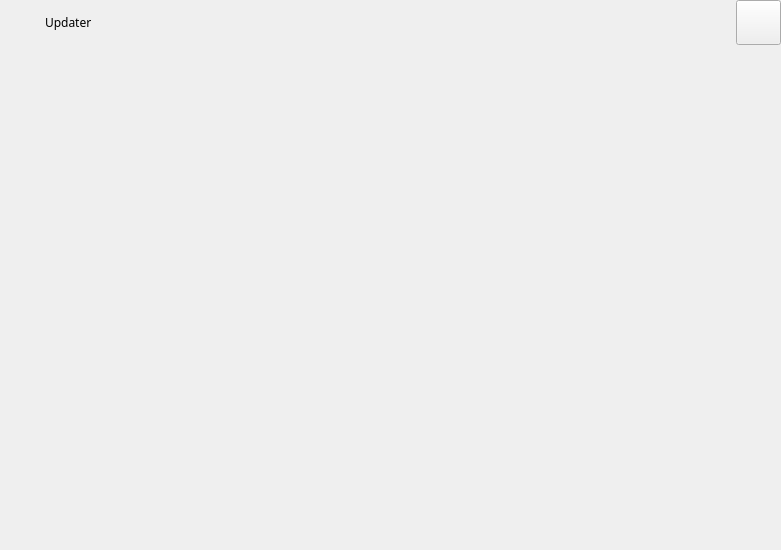
<?xml version="1.0" encoding="UTF-8"?>
<ui version="4.0">
 <class>ConfigWindow</class>
 <widget class="QMainWindow" name="ConfigWindow">
  <property name="geometry">
   <rect>
    <x>0</x>
    <y>0</y>
    <width>781</width>
    <height>550</height>
   </rect>
  </property>
  <property name="windowTitle">
   <string notr="true"/>
  </property>
  <widget class="QWidget" name="centralwidget">
   <layout class="QVBoxLayout" name="verticalLayout_2">
    <property name="spacing">
     <number>0</number>
    </property>
    <property name="leftMargin">
     <number>0</number>
    </property>
    <property name="topMargin">
     <number>0</number>
    </property>
    <property name="rightMargin">
     <number>0</number>
    </property>
    <property name="bottomMargin">
     <number>0</number>
    </property>
    <item>
     <layout class="QVBoxLayout" name="verticalLayout">
      <property name="spacing">
       <number>0</number>
      </property>
      <item>
       <widget class="QWidget" name="windowsTitleWidget" native="true">
        <property name="sizePolicy">
         <sizepolicy hsizetype="Preferred" vsizetype="Fixed">
          <horstretch>0</horstretch>
          <verstretch>0</verstretch>
         </sizepolicy>
        </property>
        <property name="minimumSize">
         <size>
          <width>0</width>
          <height>45</height>
         </size>
        </property>
        <property name="maximumSize">
         <size>
          <width>16777215</width>
          <height>45</height>
         </size>
        </property>
        <layout class="QHBoxLayout" name="horizontalLayout_4">
         <property name="leftMargin">
          <number>0</number>
         </property>
         <property name="topMargin">
          <number>0</number>
         </property>
         <property name="rightMargin">
          <number>0</number>
         </property>
         <property name="bottomMargin">
          <number>0</number>
         </property>
         <item>
          <layout class="QHBoxLayout" name="windowsTitleLayout">
           <property name="spacing">
            <number>0</number>
           </property>
           <item>
            <widget class="QLabel" name="titleIconLabel">
             <property name="sizePolicy">
              <sizepolicy hsizetype="Fixed" vsizetype="Fixed">
               <horstretch>0</horstretch>
               <verstretch>0</verstretch>
              </sizepolicy>
             </property>
             <property name="minimumSize">
              <size>
               <width>45</width>
               <height>45</height>
              </size>
             </property>
             <property name="maximumSize">
              <size>
               <width>16777215</width>
               <height>16777215</height>
              </size>
             </property>
             <property name="text">
              <string notr="true"/>
             </property>
             <property name="scaledContents">
              <bool>false</bool>
             </property>
            </widget>
           </item>
           <item>
            <widget class="QLabel" name="titleLabel">
             <property name="sizePolicy">
              <sizepolicy hsizetype="Preferred" vsizetype="Fixed">
               <horstretch>0</horstretch>
               <verstretch>0</verstretch>
              </sizepolicy>
             </property>
             <property name="minimumSize">
              <size>
               <width>0</width>
               <height>45</height>
              </size>
             </property>
             <property name="font">
              <font>
               <family>Helvetica,Helvetica,serif</family>
               <weight>50</weight>
               <bold>false</bold>
              </font>
             </property>
             <property name="text">
              <string notr="true">Updater</string>
             </property>
             <property name="alignment">
              <set>Qt::AlignLeading|Qt::AlignLeft|Qt::AlignVCenter</set>
             </property>
            </widget>
           </item>
           <item>
            <spacer name="horizontalSpacer">
             <property name="orientation">
              <enum>Qt::Horizontal</enum>
             </property>
             <property name="sizeHint" stdset="0">
              <size>
               <width>40</width>
               <height>20</height>
              </size>
             </property>
            </spacer>
           </item>
           <item>
            <widget class="QPushButton" name="closeButton">
             <property name="sizePolicy">
              <sizepolicy hsizetype="Fixed" vsizetype="Fixed">
               <horstretch>0</horstretch>
               <verstretch>0</verstretch>
              </sizepolicy>
             </property>
             <property name="minimumSize">
              <size>
               <width>45</width>
               <height>45</height>
              </size>
             </property>
             <property name="focusPolicy">
              <enum>Qt::NoFocus</enum>
             </property>
             <property name="text">
              <string notr="true"/>
             </property>
            </widget>
           </item>
          </layout>
         </item>
        </layout>
       </widget>
      </item>
      <item>
       <widget class="QWidget" name="mainWidget" native="true">
        <property name="sizePolicy">
         <sizepolicy hsizetype="Minimum" vsizetype="Expanding">
          <horstretch>0</horstretch>
          <verstretch>0</verstretch>
         </sizepolicy>
        </property>
        <property name="minimumSize">
         <size>
          <width>0</width>
          <height>10</height>
         </size>
        </property>
        <layout class="QVBoxLayout" name="verticalLayout_4">
         <property name="leftMargin">
          <number>0</number>
         </property>
         <property name="topMargin">
          <number>0</number>
         </property>
         <property name="rightMargin">
          <number>0</number>
         </property>
         <property name="bottomMargin">
          <number>0</number>
         </property>
         <item>
          <layout class="QVBoxLayout" name="wizardVerticalLayout">
           <property name="spacing">
            <number>0</number>
           </property>
           <property name="leftMargin">
            <number>5</number>
           </property>
           <property name="topMargin">
            <number>5</number>
           </property>
           <property name="rightMargin">
            <number>5</number>
           </property>
           <property name="bottomMargin">
            <number>5</number>
           </property>
           <item>
            <widget class="QWidget" name="wizardWidget" native="true">
             <layout class="QGridLayout" name="gridLayout_4">
              <property name="leftMargin">
               <number>0</number>
              </property>
              <property name="topMargin">
               <number>0</number>
              </property>
              <property name="rightMargin">
               <number>0</number>
              </property>
              <property name="bottomMargin">
               <number>0</number>
              </property>
              <property name="spacing">
               <number>0</number>
              </property>
             </layout>
            </widget>
           </item>
          </layout>
         </item>
        </layout>
       </widget>
      </item>
     </layout>
    </item>
   </layout>
  </widget>
 </widget>
 <resources/>
 <connections/>
</ui>
